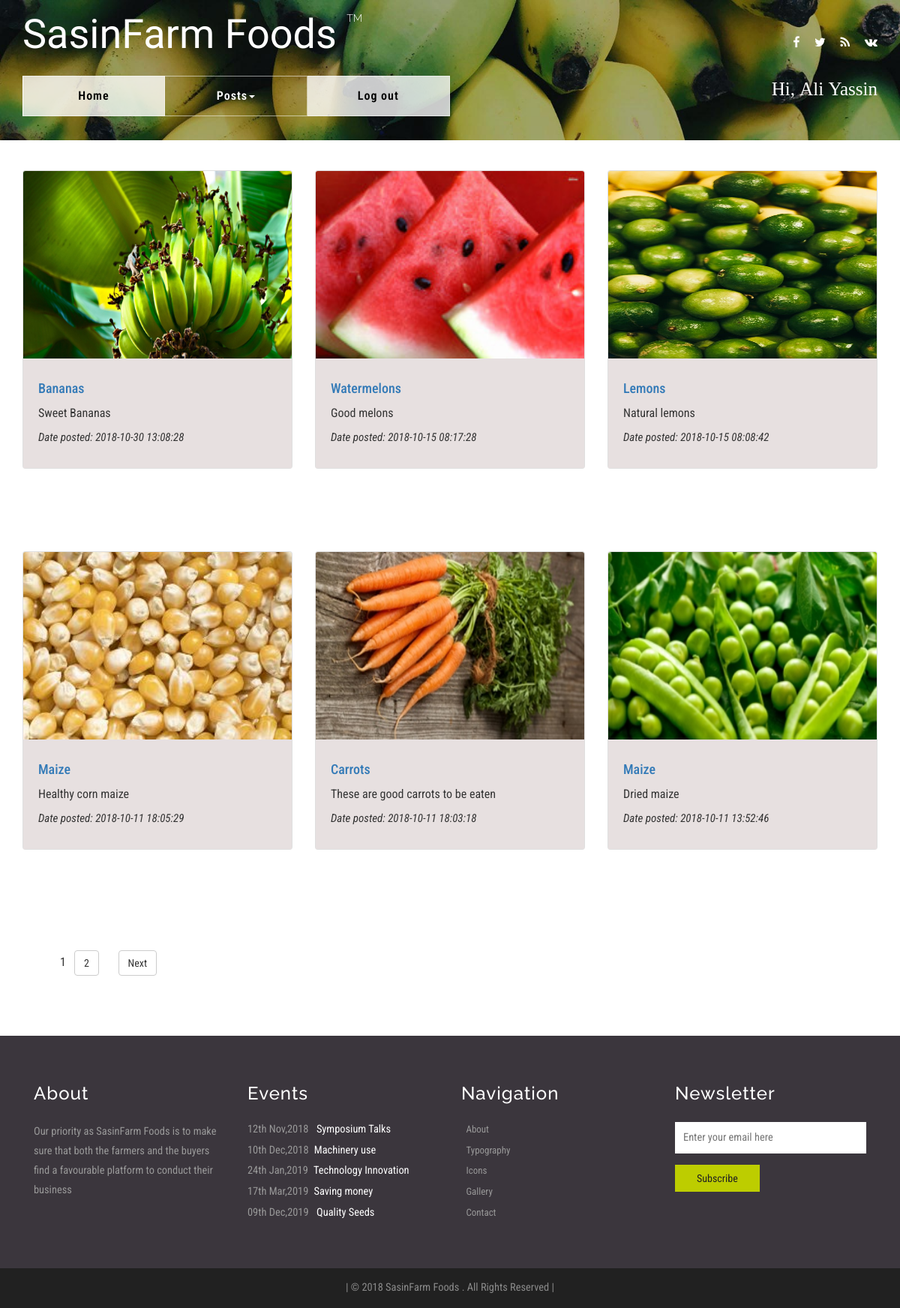
Page /view_posts.php (signed in) on the committed database.
### tables this page shows
CREATE TABLE `product_posts` (
  `id` int(11) NOT NULL,
  `product` varchar(50) NOT NULL,
  `location` varchar(50) NOT NULL,
  `weight` double NOT NULL,
  `unit_price` double NOT NULL,
  `phone_number` varchar(20) NOT NULL,
  `fileName` varchar(100) NOT NULL,
  `description` varchar(250) NOT NULL,
  `dateC` timestamp NOT NULL DEFAULT CURRENT_TIMESTAMP ON UPDATE CURRENT_TIMESTAMP
);

### web/view_posts.php (the view, shortened to what this page needs)
<!DOCTYPE html>
<html lang="en">
	<head>
		<link href="css/bootstrap.css" rel="stylesheet" type="text/css" media="all" />
		 <link href="css/3-col-portfolio.css" rel="stylesheet">
		<link rel="stylesheet" href="css/style.css" type="text/css" media="all" />
		<link href="css/font-awesome.css" rel="stylesheet">
	</head>
	<body>
		<div class="banner about-banner">
			<div class="header">
				<div class="container">
					<div class="header-left">
						<div class="w3layouts-logo">
							<h1>
							<a href="index.php">SasinFarm Foods <span><sup>TM</sup></span></a>
							</h1>
						</div>
					</div>
					<div class="header-right">
						<div class="agileinfo-social-grids">
							<ul>
								<li><a href="#"><i class="fa fa-facebook"></i></a></li>
								<li><a href="#"><i class="fa fa-twitter"></i></a></li>
								<li><a href="#"><i class="fa fa-rss"></i></a></li>
								<li><a href="#"><i class="fa fa-vk"></i></a></li>
							</ul>
						</div>
					</div>
					<div class="clearfix"> </div>
				</div>
			</div>
			<div class="header-bottom">
				<div class="container">
					<div class="top-nav">
						<nav class="navbar navbar-default">
							<ul class="nav navbar-nav">
								<li><a class="active list-border" href="user_page.php">Home</a></li>
								<li class=""><a href="#" class="dropdown-toggle hvr-bounce-to-bottom" data-toggle="dropdown" role="button" aria-haspopup="true" aria-expanded="false">Posts<span class="caret"></span></a>
								<li><a class="list-border1 active" href="log out.php">Log out</a></li>
								<div class="names">
									<?php
									echo 'Hi, ' . $_SESSION["user_firstname"] . ' ' . $_SESSION["user_lastname"];
									?>
								</div>
							</div>
					</div>
				</div>
			</div>
		<div class="container">
		<div class="row">
			<?php
    include 'connection.php';
   	$query=mysqli_query($connection,"select count(id) from `product_posts`");
	$row = mysqli_fetch_row($query);
	$rows = $row[0];
	$page_rows = 6;
	$last = ceil($rows/$page_rows);
	$pagenum = 1;
	$limit = 'LIMIT ' .($pagenum - 1) * $page_rows .',' .$page_rows;
	$paginationCtrls = '';
	if($last != 1){
	$paginationCtrls .= ''.$pagenum.' &nbsp; ';
	for($i = $pagenum+1; $i <= $last; $i++){
		$paginationCtrls .= '<a href="'.$_SERVER['PHP_SELF'].'?page='.$i.'" class="btn btn-default">'.$i.'</a> &nbsp; ';
	}
    if ($pagenum != $last) {
        $next = $pagenum + 1;
        $paginationCtrls .= ' &nbsp; &nbsp; <a href="'.$_SERVER['PHP_SELF'].'?page='.$next.'" class="btn btn-default">Next</a> ';
    }
	}
$query = $connection->query("SELECT id,fileName,product,phone_number,weight,description,dateC FROM product_posts  ORDER BY dateC DESC $limit");
if($query->num_rows > 0){
    while($row = $query->fetch_assoc()){
        $imageURL = 'uploads/'.$row["fileName"];
        $product= $row['product'];
        $description= $row['description'];
        $dateC= $row['dateC'];
        $id = $row['id'];
        echo '<div class="col-lg-4 col-sm-6 portfolio-item">
				 <div class="card">
					<a href="order_products.php?id='.$id.'"><img class="card-img-top" src="'. $imageURL.'" alt=""></a>
					<div class="card-body">
						<h4 class="card-title">
						<a href="order_products.php?id='.$id.'">'.$product.'</a>
						</h4>
						<p class="card-description">'.$description.'</p>
					    <p class="card-date"><i>Date posted:    '.$dateC.'</i></p>
					</div>
				</div>
			</div>'
           ?>
<?php }
}else{ ?>
    <p>No image(s) found...</p>
<?php } ?>
		</div>
<div class="pagination"><?php echo $paginationCtrls; ?></div>
	    </div>
		<div class="footer">
			<div class="container">
				<div class="agile-footer-grids">
					<div class="col-md-3 w3-agile-footer-grid">
						<h3>About</h3>
						<p>Our priority as SasinFarm Foods is to make sure that both the farmers and the buyers find a favourable platform to conduct their business</p>
					</div>
					<div class="col-md-3 w3-agile-footer-grid">
						<h3>Events</h3>
						<ul>
							<li>12th Nov,2018 <a href="single.html">Symposium Talks</a></li>
							<li>10th Dec,2018<a href="single.html">Machinery use</a></li>
							<li>24th Jan,2019<a href="single.html">Technology Innovation</a></li>
							<li>17th Mar,2019<a href="single.html">Saving money </a></li>
							<li>09th Dec,2019 <a href="single.html">Quality Seeds</a></li>
						</ul>
					</div>
					<div class="col-md-3 w3-agile-footer-grid">
						<h3>Navigation</h3>
						<ul>
							<li class="text"><a href="about.html">About</a></li>
							<li class="text"><a href="typography.html">Typography</a></li>
							<li class="text"><a href="icons.html">Icons</a></li>
							<li class="text"><a href="gallery.html">Gallery</a></li>
							<li class="text"><a href="log in.php">Contact</a></li>
						</ul>
					</div>
					<div class="col-md-3 w3-agile-footer-grid">
						<h3>Newsletter</h3>
						<form action="#" method="post">
							<input type="email" id="mc4wp_email" name="EMAIL" placeholder="Enter your email here" required="">
							<input type="submit" value="Subscribe">
						</form>
					</div>
					<div class="clearfix"> </div>
				</div>
			</div>
		</div>
		<div class="copyright">
			<div class="container">
				<p>| © 2018 SasinFarm Foods . All Rights Reserved | </p>
			</div>
		</div>
	</body>
</html>

### web/css/3-col-portfolio.css (style rules this page uses)
.portfolio-item { margin-bottom: 30px; }
.pagination { margin-bottom: 30px; }

### rows in the picture
product_posts: fileName (picture), product "Bananas", description "Sweet Bananas", dateC "2018-10-30 13:08:28"
product_posts: fileName (picture), product "Watermelons", description "Good melons", dateC "2018-10-15 08:17:28"
product_posts: fileName (picture), product "Lemons", description "Natural lemons", dateC "2018-10-15 08:08:42"
product_posts: fileName (picture), product "Maize", description "Healthy corn maize", dateC "2018-10-11 18:05:29"
product_posts: fileName (picture), product "Carrots", description "These are good carrots to be eaten", dateC "2018-10-11 18:03:18"
product_posts: fileName (picture), product "Maize", description "Dried maize", dateC "2018-10-11 13:52:46"

### other values in the picture
$_SESSION["user_firstname"] "Ali"
$_SESSION["user_lastname"] "Yassin"
